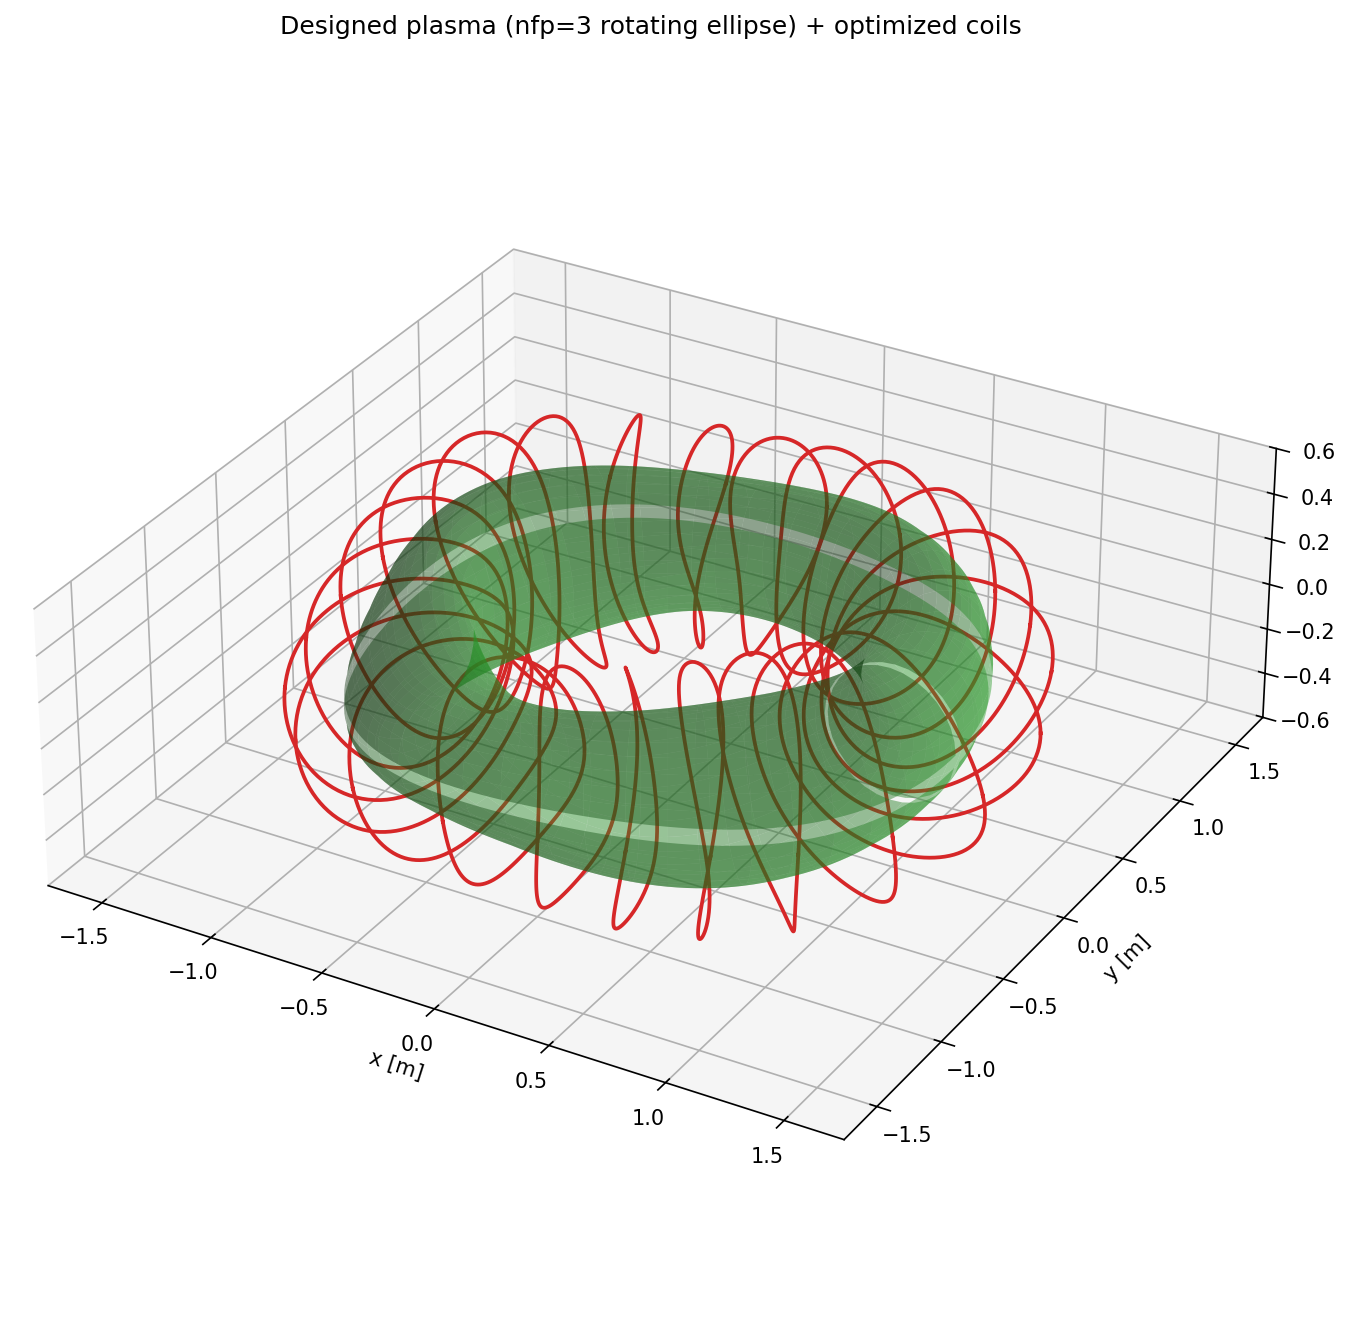

Write Python code to recreate this figure.
"""
Design a simple plasma flux surface from scratch, then optimize a fresh set of
modular coils to produce B.n = 0 on that surface.

The plasma surface is a 3-field-period rotating ellipse — a textbook minimal
stellarator boundary.  The equilibrium / coil-optimization stack runs FORTRAN
under the hood (VMEC2000, biot-savart kernels in SIMSOPT) — see the Dockerfile
for the gfortran + netCDF build environment.

Output:
    simple_plasma_coils.png   — 3-D rendering of plasma surface + coils
    simple_plasma_bn.png      — colormap of |B.n|/|B| on the surface
"""

import os
import numpy as np
import matplotlib
if not os.environ.get("DISPLAY") and os.environ.get("MPLBACKEND") is None:
    matplotlib.use("Agg")
import matplotlib.pyplot as plt
from scipy.optimize import minimize

from simsopt.geo import (
    SurfaceRZFourier,
    create_equally_spaced_curves,
    CurveLength,
    LpCurveCurvature,
    MeanSquaredCurvature,
    ArclengthVariation,
)
from simsopt.field import BiotSavart, Current, coils_via_symmetries
from simsopt.objectives import SquaredFlux, QuadraticPenalty


# ---------------------------------------------------------------------------
# 1. Design a simple plasma flux surface
#    3-period rotating ellipse: circular cross-section that rotates as it goes
#    around the torus.  R0 = 1.0 m, a = 0.25 m, elongation 1.3.
# ---------------------------------------------------------------------------
nfp = 3
R0 = 1.0
a = 0.25
elong = 1.3

nphi, ntheta = 32, 32
s = SurfaceRZFourier(
    nfp=nfp, stellsym=True, mpol=3, ntor=3,
    quadpoints_phi=np.linspace(0, 1.0 / nfp, nphi, endpoint=False),
    quadpoints_theta=np.linspace(0, 1.0, ntheta, endpoint=False),
)
s.set_rc(0, 0, R0)                              # major radius
s.set_rc(1, 0, a)                               # circular minor radius
s.set_zs(1, 0, a * elong)                       # vertical stretch -> elongation
s.set_rc(1, 1, 0.04)                            # rotating-ellipse coupling
s.set_zs(1, 1, -0.04)

print("Plasma surface designed:")
print(f"  nfp = {nfp},  R0 = {R0} m,  a = {a} m,  elongation = {elong}")


# ---------------------------------------------------------------------------
# 2. Initialize modular coils
# ---------------------------------------------------------------------------
ncoils = 4
order = 8
base_curves = create_equally_spaced_curves(
    ncoils, nfp, stellsym=True, R0=R0, R1=2.2 * a, order=order
)
base_currents = [Current(1.0e5) for _ in range(ncoils)]
base_currents[0].fix_all()  # remove global current-scaling gauge

coils = coils_via_symmetries(base_curves, base_currents, nfp, True)
bs = BiotSavart(coils)
bs.set_points(s.gamma().reshape((-1, 3)))


# ---------------------------------------------------------------------------
# 3. Optimize
# ---------------------------------------------------------------------------
Jf = SquaredFlux(s, bs)
Jls = [CurveLength(c) for c in base_curves]
Jcs = sum(LpCurveCurvature(c, p=2, threshold=12.0) for c in base_curves)
Jmsc = sum(MeanSquaredCurvature(c) for c in base_curves)
Jarc = sum(ArclengthVariation(c) for c in base_curves)

LENGTH_TARGET = 2.5      # per coil, metres
LENGTH_W = 1e-3
CURV_W = 1e-6
MSC_W = 1e-7
ARC_W = 1e-4

JF = (
    Jf
    + LENGTH_W * sum(QuadraticPenalty(Jl, LENGTH_TARGET, "max") for Jl in Jls)
    + CURV_W * Jcs
    + MSC_W * Jmsc
    + ARC_W * Jarc
)


def fun(dofs):
    JF.x = dofs
    return float(JF.J()), JF.dJ()


print(f"\nInitial flux objective Jf = {Jf.J():.3e}")
print("Running L-BFGS-B ...")
res = minimize(
    fun, JF.x, jac=True, method="L-BFGS-B",
    options={"maxiter": 400, "maxcor": 300, "gtol": 1e-12, "ftol": 1e-14},
)
print(f"  converged in {res.nit} iter,  J = {res.fun:.3e},  Jf = {Jf.J():.3e}")
print(f"  mean coil length = {np.mean([Jl.J() for Jl in Jls]):.3f} m")

bs.set_points(s.gamma().reshape((-1, 3)))
B = bs.B().reshape((nphi, ntheta, 3))
n = s.unitnormal()
absB = np.linalg.norm(B, axis=2)
Bn = np.sum(B * n, axis=2)
rel = np.abs(Bn) / absB
print(f"  <|B.n|/|B|> = {rel.mean():.3e},  max = {rel.max():.3e}")


# ---------------------------------------------------------------------------
# 4. Plot: 3-D view of plasma + coils
# ---------------------------------------------------------------------------
full = SurfaceRZFourier(
    nfp=nfp, stellsym=True, mpol=s.mpol, ntor=s.ntor,
    quadpoints_phi=np.linspace(0, 1.0, nfp * nphi * 2, endpoint=False),
    quadpoints_theta=np.linspace(0, 1.0, ntheta, endpoint=False),
)
full.x = s.x
G = full.gamma()

fig = plt.figure(figsize=(11, 9))
ax = fig.add_subplot(111, projection="3d")
ax.plot_surface(
    G[:, :, 0], G[:, :, 1], G[:, :, 2],
    color="#2ca02c", alpha=0.45, linewidth=0, antialiased=True,
)
for c in coils:
    g = c.curve.gamma()
    g = np.vstack([g, g[:1]])
    ax.plot(g[:, 0], g[:, 1], g[:, 2], color="#d62728", linewidth=1.8)

ax.set_xlabel("x [m]"); ax.set_ylabel("y [m]"); ax.set_zlabel("z [m]")
ax.set_title(f"Designed plasma (nfp={nfp} rotating ellipse) + optimized coils")
ax.set_box_aspect((1, 1, 0.35))
L = R0 + 3 * a
ax.set_xlim(-L, L); ax.set_ylim(-L, L); ax.set_zlim(-0.6, 0.6)
plt.tight_layout()
plt.savefig("simple_plasma_coils.png", dpi=150, bbox_inches="tight")
print("  saved simple_plasma_coils.png")


# ---------------------------------------------------------------------------
# 5. Plot: |B.n|/|B| heatmap on (phi, theta)
# ---------------------------------------------------------------------------
fig2, ax2 = plt.subplots(figsize=(8, 4))
im = ax2.imshow(
    rel.T, origin="lower", aspect="auto",
    extent=[0, 1.0 / nfp, 0, 1.0], cmap="magma",
)
ax2.set_xlabel(r"$\phi$ / (1/nfp)")
ax2.set_ylabel(r"$\theta$ / (2$\pi$)")
ax2.set_title(r"$|B\cdot n|/|B|$ on optimized plasma surface")
fig2.colorbar(im, ax=ax2)
plt.tight_layout()
plt.savefig("simple_plasma_bn.png", dpi=150, bbox_inches="tight")
print("  saved simple_plasma_bn.png")

plt.show()
